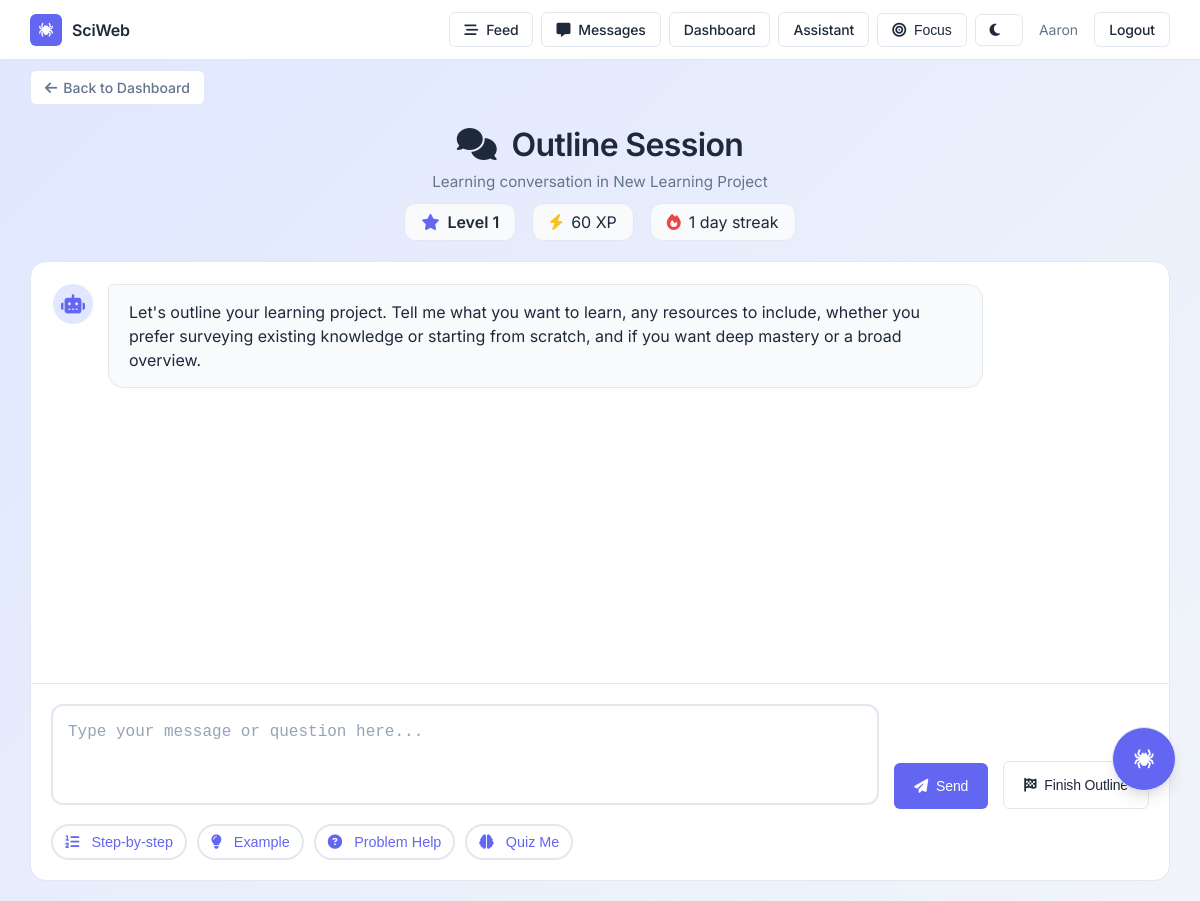
Page /outline (signed in) on the committed database.
### models.py (models this page shows, shortened)
class User(db.Model, UserMixin):
    __tablename__ = 'users'
    id = db.Column(db.Integer, primary_key=True)
    email = db.Column(db.String(255), unique=True, nullable=False)
    password_hash = db.Column(db.String(255), nullable=False)
    display_name = db.Column(db.String(120), nullable=False)
    created_at = db.Column(db.DateTime, default=datetime.utcnow, nullable=False)
    xp = db.Column(db.Integer, default=0, nullable=False)
    level = db.Column(db.Integer, default=1, nullable=False)
    streak_days = db.Column(db.Integer, default=0, nullable=False)
    last_activity_date = db.Column(db.Date, nullable=True)
    achievements = db.Column(db.JSON, default=list, nullable=True)  # List of achievement IDs
    projects = db.relationship('Project', backref='owner', lazy=True)

### app.py (the view)
@app.route('/outline')
@login_required
def outline_chat():
    temp_project = {
        "id": 0,
        "title": "New Learning Project",
        "description": "",
        "created_date": datetime.now().strftime('%Y-%m-%d'),
        "conversations": []
    }
    temp_conversation = {
        "id": 0,
        "title": "Outline Session"
    }
    outline_messages = session.get('outline_history', [])
    messages_json = json.dumps([{"role": m["role"], "content": m["content"]} for m in outline_messages])
    return render_template('chat_interface.html',
                         project=temp_project,
                         conversation=temp_conversation,
                         outline_mode=True,
                         messages_json=messages_json)

### app.py (called while the page is built)
@login_manager.user_loader
def load_user(user_id):
    return db.session.get(User, int(user_id))

@app.context_processor
def inject_provider_status():
    return { 'PROVIDER_READY': bool(os.environ.get('OPENAI_API_KEY')) }

### templates/chat_interface.html (shortened to what this page needs)
{% extends "base.html" %}
{% block content %}
<div class="back-nav">
    {% if outline_mode %}
    <a href="{{ url_for('dashboard') }}" class="back-btn">
        <i class="fas fa-arrow-left"></i>
        Back to Dashboard
    </a>
    {% else %}
    <a href="{{ url_for('project_dashboard', project_id=project.id) }}" class="back-btn">
        <i class="fas fa-arrow-left"></i>
        Back to Project
    </a>
    {% endif %}
</div>
<div class="page-header" style="margin-bottom: 20px; text-align: center;">
    <h1 class="page-title" style="font-size: 2rem;">
        <i class="fas fa-comments icon"></i>
        {{ conversation.title }}
    </h1>
    <p class="page-subtitle" style="max-width: 760px; margin: 0 auto;">Learning conversation in {{ project.title }}</p>
    <div style="display:flex; gap:16px; justify-content:center; margin-top:12px; flex-wrap:wrap;">
        <div style="display:flex; align-items:center; gap:8px; padding:8px 16px; background:var(--surface-hover); border-radius:12px; border:1px solid var(--border);">
            <i class="fas fa-star" style="color:var(--accent);"></i>
            <span style="color:var(--text-primary); font-weight:600;">Level <span id="userLevel">{{ current_user.level if current_user else 1 }}</span></span>
        </div>
        <div style="display:flex; align-items:center; gap:8px; padding:8px 16px; background:var(--surface-hover); border-radius:12px; border:1px solid var(--border);">
            <i class="fas fa-bolt" style="color:#fbbf24;"></i>
            <span style="color:var(--text-primary);"><span id="userXP">{{ current_user.xp if current_user else 0 }}</span> XP</span>
        </div>
        <div style="display:flex; align-items:center; gap:8px; padding:8px 16px; background:var(--surface-hover); border-radius:12px; border:1px solid var(--border);">
            <i class="fas fa-fire" style="color:#ef4444;"></i>
            <span style="color:var(--text-primary);"><span id="userStreak">{{ current_user.streak_days if current_user else 0 }}</span> day streak</span>
        </div>
    </div>
</div>
<div style="display: flex; flex-direction: column; height: calc(100vh - 180px); max-height: 680px;">
    <div id="chatMessages" style="flex: 1; background: var(--surface); border-radius: 16px 16px 0 0; padding: 22px; overflow-y: auto; border: 1px solid var(--border); position: relative;">
        <div id="mascotContainer" aria-hidden="true" style="position:absolute; right:16px; top:16px; width:120px; height:120px; pointer-events:none;">
        </div>
        <div class="message ai-message" style="margin-bottom: 20px;">
            <div style="display: flex; align-items: flex-start; gap: 15px;">
                <div style="width: 40px; height: 40px; background: var(--accent-light); border-radius: 50%; display: flex; align-items: center; justify-content: center; flex-shrink: 0;">
                    <i class="fas fa-robot" style="color: var(--accent); font-size: 1.2rem;"></i>
                </div>
                <div style="background: var(--surface-hover); padding: 15px 20px; border-radius: 15px; max-width: 80%; border-top-left-radius: 5px; border: 1px solid var(--border);">
                    {% if outline_mode %}
                    <p style="margin: 0; color: var(--text-primary); line-height: 1.5;">
                        Let's outline your learning project. Tell me what you want to learn, any resources to include, whether you prefer surveying existing knowledge or starting from scratch, and if you want deep mastery or a broad overview.
                    </p>
                    {% endif %}
                </div>
            </div>
        </div>
    </div>
    <div style="background: var(--surface); border-radius: 0 0 16px 16px; padding: 20px; border: 1px solid var(--border); border-top: none;">
        <form id="chatForm" style="display: flex; gap: 15px; align-items: flex-end;">
            <div style="flex: 1;">
                <textarea id="messageInput"
                         placeholder="Type your message or question here..."
                         rows="3"
                         style="width: 100%; padding: 15px; border: 2px solid var(--input-border); border-radius: 12px; resize: none; font-size: 1rem; line-height: 1.4; background: var(--input-bg); color: var(--text-primary);"
                         onkeydown="handleKeyDown(event)"></textarea>
            </div>
            <button type="submit" class="btn" style="padding: 15px 20px; height: fit-content;">
                <i class="fas fa-paper-plane icon"></i>
                Send
            </button>
            {% if outline_mode %}
            <button type="button" class="btn btn-secondary" id="finishOutlineBtn" style="padding: 15px 20px; height: fit-content;">
                <i class="fas fa-flag-checkered icon"></i>
                Finish Outline
            </button>
            {% endif %}
        </form>
        <div style="margin-top: 15px; display: flex; gap: 10px; flex-wrap: wrap;">
            <button class="quick-action-btn" onclick="sendQuickMessage('Can you explain this concept step by step?')">
                <i class="fas fa-list-ol icon"></i>
                Step-by-step
            </button>
            <button class="quick-action-btn" onclick="sendQuickMessage('Can you give me a practical example?')">
                <i class="fas fa-lightbulb icon"></i>
                Example
            </button>
            <button class="quick-action-btn" onclick="sendQuickMessage('I need help with a specific problem')">
                <i class="fas fa-question-circle icon"></i>
                Problem Help
            </button>
            <button class="quick-action-btn" onclick="sendQuickMessage('Can you test my understanding?')">
                <i class="fas fa-brain icon"></i>
                Quiz Me
            </button>
        </div>
    </div>
</div>
{% endblock %}

### templates/base.html (shortened to what this page needs)
<!DOCTYPE html>
<html lang="en">
<head>
    <link href="https://cdnjs.cloudflare.com/ajax/libs/font-awesome/6.4.0/css/all.min.css" rel="stylesheet">
    <link rel="stylesheet" href="{{ url_for('static', filename='css/design.css') }}">
</head>
<body>
    <header id="glassHeader" style="position: fixed; top: 0; left: 0; right: 0; z-index: 1200; background: var(--surface); border-bottom: 1px solid var(--border);">
        <div style="max-width:1180px; margin: 0 auto; padding: 12px 20px; display:flex; align-items:center; justify-content:space-between;">
            <a href="{{ url_for('dashboard') }}" style="display:flex; align-items:center; gap:10px; text-decoration:none;">
                <span style="width: 32px; height: 32px; border-radius:6px; display:inline-flex; align-items:center; justify-content:center; background: var(--accent);">
                    <i class="fas fa-spider" style="color: white; font-size: 0.875rem;"></i>
                </span>
                <span style="font-weight:600; color: var(--text-primary); font-size: 1rem; letter-spacing: -0.01em;">SciWeb</span>
            </a>
            <nav style="display:flex; gap:8px; align-items:center;">
                <a href="{{ url_for('feed') }}" class="btn btn-secondary" style="padding:8px 14px; font-size: 0.875rem;"><i class="fas fa-stream icon"></i> Feed</a>
                <a href="{{ url_for('messages') }}" class="btn btn-secondary" style="padding:8px 14px; font-size: 0.875rem;"><i class="fas fa-message icon"></i> Messages</a>
                <a href="{{ url_for('dashboard') }}" class="btn btn-secondary" style="padding:8px 14px; font-size: 0.875rem;">Dashboard</a>
                <a href="{{ url_for('assistant_hub') }}" class="btn btn-secondary" style="padding:8px 14px; font-size: 0.875rem;">Assistant</a>
                <button id="focusToggle" class="btn btn-secondary" style="padding:8px 14px; font-size:0.875rem;" type="button"><i class="fas fa-bullseye icon"></i> Focus</button>
                <button id="themeToggle" class="btn btn-secondary" style="padding:8px 14px; font-size:0.875rem;" type="button"><i class="fas fa-moon icon"></i></button>
                {% if current_user.is_authenticated %}
                <span style="color: var(--text-secondary); font-size:0.875rem; margin:0 8px;">{{ current_user.display_name or current_user.email }}</span>
                <a href="{{ url_for('logout') }}" class="btn btn-secondary" style="padding:8px 14px; font-size: 0.875rem;">Logout</a>
                {% else %}
                <a href="{{ url_for('login') }}" class="btn btn-secondary" style="padding:8px 14px; font-size: 0.875rem;">Login</a>
                <a href="{{ url_for('register') }}" class="btn" style="padding:8px 14px; font-size: 0.875rem;">Sign Up</a>
                {% endif %}
            </nav>
        </div>
    </header>
    <div class="container" id="pageContent" style="padding-top: 70px; position: relative; z-index: 2;">
        {% block content %}{% endblock %}
    </div>
    <div id="spiderAgent" style="position: fixed; right: 24px; bottom: 110px; z-index: 1900; display: none;">
        <div id="spiderFab" title="SciWeb Guide" style="width:64px; height:64px; border-radius:50%; display:flex; align-items:center; justify-content:center; box-shadow: var(--shadow-lg); cursor: grab; background: var(--accent); border: 1px solid var(--border);">
            <i class="fas fa-spider" style="font-size: 1.2rem; color: white;"></i>
        </div>
    </div>
</body>
</html>

### static/css/design.css (style rules this page uses)
:root { --bg-primary: #f8fafc; --bg-secondary: #ffffff; --bg-gradient-start: #e0e7ff; --bg-gradient-end: #f1f5f9; --accent: #6366f1; --accent-hover: #4f46e5; --accent-light: #e0e7ff; --accent-dark: #4338ca; --text-primary: #1e293b; --text-secondary: #64748b; --text-muted: #94a3b8; --border: #e2e8f0; --border-light: #f1f5f9; --surface: #ffffff; --surface-hover: #f8fafc; --input-bg: #ffffff; --input-border: #e2e8f0; --shadow-sm: 0 1px 2px 0 rgba(0, 0, 0, 0.05); --shadow-md: 0 4px 6px -1px rgba(0, 0, 0, 0.1), 0 2px 4px -1px rgba(0, 0, 0, 0.06); --shadow-lg: 0 10px 15px -3px rgba(0, 0, 0, 0.1), 0 4px 6px -2px rgba(0, 0, 0, 0.05); }

### templates/base.html (style rules this page uses)
:root { --bg-primary: #f8fafc; --bg-secondary: #ffffff; --bg-gradient-start: #e0e7ff; --bg-gradient-end: #f1f5f9; --accent: #6366f1; --accent-hover: #4f46e5; --accent-light: #e0e7ff; --accent-dark: #4338ca; --text-primary: #1e293b; --text-secondary: #64748b; --text-muted: #94a3b8; --border: #e2e8f0; --border-light: #f1f5f9; --surface: #ffffff; --surface-hover: #f8fafc; --input-bg: #ffffff; --input-border: #e2e8f0; --shadow-sm: 0 1px 2px 0 rgba(0, 0, 0, 0.05); --shadow-md: 0 4px 6px -1px rgba(0, 0, 0, 0.1), 0 2px 4px -1px rgba(0, 0, 0, 0.06); --shadow-lg: 0 10px 15px -3px rgba(0, 0, 0, 0.1), 0 4px 6px -2px rgba(0, 0, 0, 0.05); }
* { margin: 0; padding: 0; box-sizing: border-box; }
html, body { height: 100%; }
body { font-family: 'Inter', -apple-system, BlinkMacSystemFont, 'Segoe UI', 'Roboto', 'Oxygen', 'Ubuntu', 'Cantarell', sans-serif; background: linear-gradient(135deg, var(--bg-gradient-start) 0%, var(--bg-gradient-end) 100%); background-attachment: fixed; min-height: 100vh; color: var(--text-primary) !important; font-weight: 400; -webkit-font-smoothing: antialiased; -moz-osx-font-smoothing: grayscale; transition: background 0.3s ease, color 0.3s ease; }
body, .container { color: var(--text-primary); }
h1, h2, h3, h4, h5, h6, .page-title { color: var(--text-primary) !important; }
p, span, div, label, .page-subtitle { color: var(--text-primary); }
a:not(.btn):not(.back-btn) { color: var(--accent); }
.container { max-width: 1180px; margin: 0 auto; padding: 18px 20px 20px; animation: fadeInScale 0.6s ease-out; }
.back-nav { margin-bottom: 20px; }
.back-btn { display: inline-flex; align-items: center; gap: 6px; color: var(--text-secondary); text-decoration: none; background: var(--surface); padding: 8px 14px; border-radius: 6px; border: 1px solid var(--border); transition: all 0.15s ease; font-weight: 500; font-size: 0.875rem; }
.page-header { text-align: center; margin-bottom: 24px; }
.page-title { color: var(--text-primary); font-size: 2rem; font-weight: 600; margin-bottom: 8px; letter-spacing: -0.02em; animation: fadeInUp 0.5s ease-out; }
.page-subtitle { color: var(--text-secondary) !important; font-size: 0.95rem; font-weight: 400; animation: fadeInUp 0.5s ease-out 0.1s both; }
.btn { display: inline-flex; align-items: center; justify-content: center; padding: 10px 20px; background: var(--accent); color: white !important; text-decoration: none; border-radius: 6px; font-weight: 500; font-size: 0.875rem; transition: all 0.15s ease; border: none; cursor: pointer; letter-spacing: -0.01em; }
.btn-secondary { background: var(--surface); color: var(--text-primary) !important; border: 1px solid var(--border); }
.icon { margin-right: 8px; transition: all 0.3s ease; }
input, textarea, select { background: var(--input-bg) !important; color: var(--text-primary) !important; border-color: var(--input-border) !important; }
input::placeholder, textarea::placeholder { color: var(--text-muted) !important; opacity: 1; }

### templates/chat_interface.html (style rules this page uses)
.message { margin-bottom: 20px; animation: slideIn 0.5s cubic-bezier(0.4, 0, 0.2, 1); }
.ai-message { display: flex; justify-content: flex-start; }
.quick-action-btn { background: var(--surface); border: 2px solid var(--border); padding: 8px 12px; border-radius: 20px; cursor: pointer; transition: all 0.3s ease; font-size: 0.9rem; color: var(--accent); font-weight: 500; }

### rows in the picture
User: display_name "Aaron", level "1", xp "60", streak_days "1"

### other values in the picture
{{ conversation.title }} "Outline Session"
{{ project.title }} "New Learning Project"
